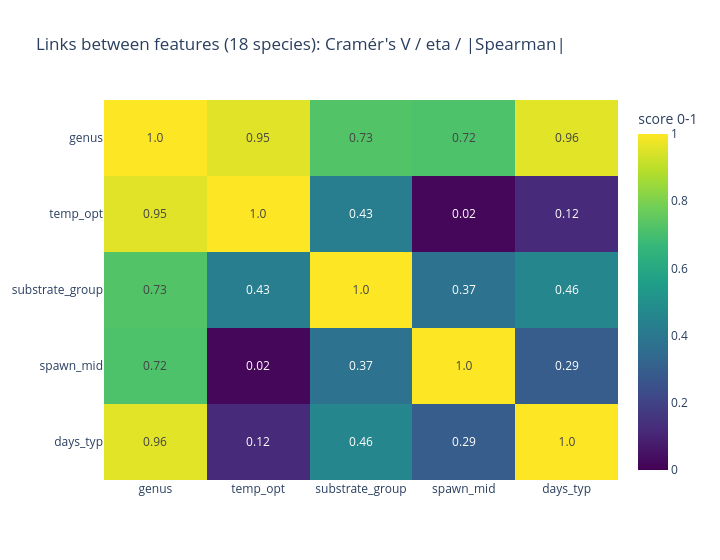

Notebook source saved alongside this figure:
### Markdown cell above
## 5. Heatmap 2: links between five features

Features: genus (category), `temp_opt`, substrate group (category), `spawn_mid`, `days_typ`. Score per pair, all 0 to 1:

- category with category: **Cramér's V**
- category with number: **correlation ratio eta** (how much of the spread of the number sits between the categories)
- number with number: **absolute Spearman correlation** (rank based; direction is dropped)

### Code cell
feats = {"genus": "cat", "temp_opt": "num", "substrate_group": "cat", "spawn_mid": "num", "days_typ": "num"}
names = list(feats)
S = pd.DataFrame(np.eye(len(names)), index=names, columns=names)
for a in names:
    for b in names:
        if a == b:
            continue
        ta, tb = feats[a], feats[b]
        if ta == "cat" and tb == "cat":
            S.loc[a, b] = cramers_v(df[a], df[b])
        elif ta == "cat":
            S.loc[a, b] = eta(df[a], df[b])
        elif tb == "cat":
            S.loc[a, b] = eta(df[b], df[a])
        else:
            S.loc[a, b] = spearman_abs(df[a], df[b])

fig = go.Figure(go.Heatmap(z=S.to_numpy(), x=names, y=names, zmin=0, zmax=1, colorscale="Viridis",
                           text=S.round(2).astype(str).to_numpy(), texttemplate="%{text}", colorbar=dict(title="score 0-1")))
fig.update_yaxes(autorange="reversed")
fig.update_layout(title=f"Links between features ({len(df)} species): Cramér's V / eta / |Spearman|", height=560, width=720)
fig.show()

### Figure 1 — Plotly figure (JSON) as saved in the notebook; plotly's stock layout.template omitted (floating-point values rounded to 4 significant figures)
{"data": [{"colorbar": {"title": {"text": "score 0-1"}}, "colorscale": [[0, "#440154"], [0.1111, "#482878"], [0.2222, "#3e4989"], [0.3333, "#31688e"], [0.4444, "#26828e"], [0.5556, "#1f9e89"], [0.6667, "#35b779"], [0.7778, "#6ece58"], [0.8889, "#b5de2b"], [1, "#fde725"]], "text": [["1.0", "0.95", "0.73", "0.72", "0.96"], ["0.95", "1.0", "0.43", "0.02", "0.12"], ["0.73", "0.43", "1.0", "0.37", "0.46"], ["0.72", "0.02", "0.37", "1.0", "0.29"], ["0.96", "0.12", "0.46", "0.29", "1.0"]], "texttemplate": "%{text}", "type": "heatmap", "x": ["genus", "temp_opt", "substrate_group", "spawn_mid", "days_typ"], "y": ["genus", "temp_opt", "substrate_group", "spawn_mid", "days_typ"], "z": [[1.0, 0.9549, 0.726, 0.7154, 0.9581], [0.9549, 1.0, 0.426, 0.018, 0.1228], [0.726, 0.426, 1.0, 0.375, 0.4634], [0.7154, 0.018, 0.375, 1.0, 0.2925], [0.9581, 0.1228, 0.4634, 0.2925, 1.0]], "zmax": 1, "zmin": 0}], "layout": {"height": 560, "title": {"text": "Links between features (18 species): Cramér's V / eta / |Spearman|"}, "width": 720, "yaxis": {"autorange": "reversed"}}}
